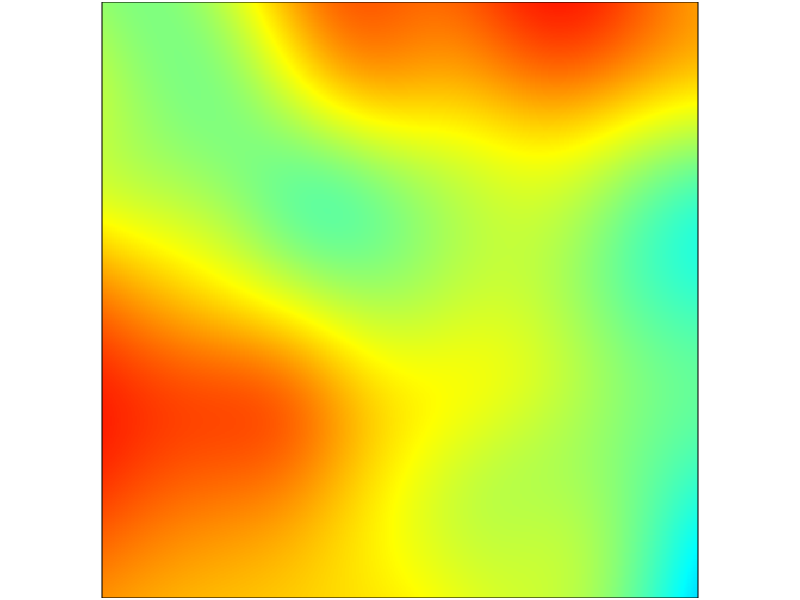
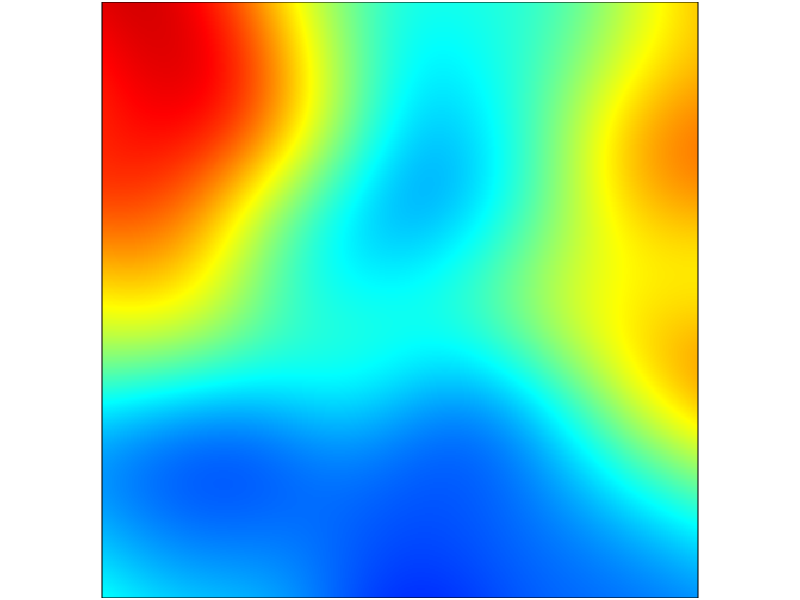
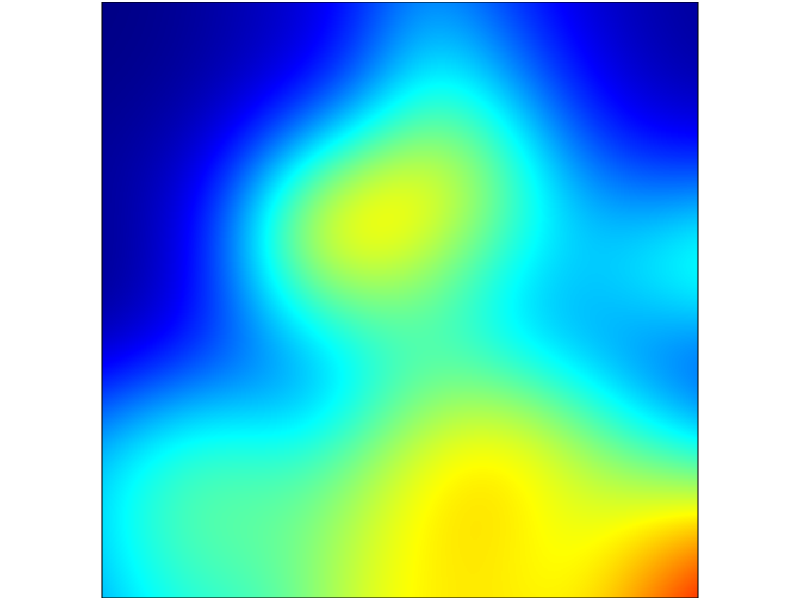
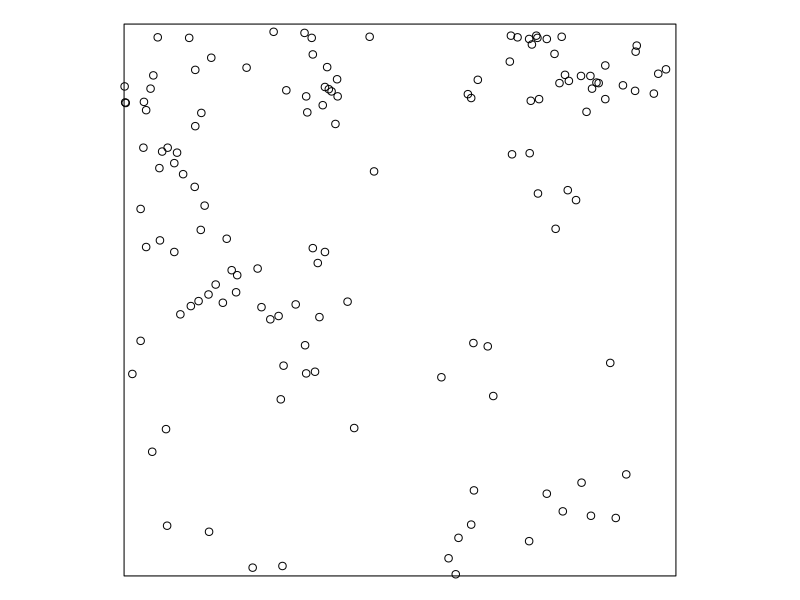
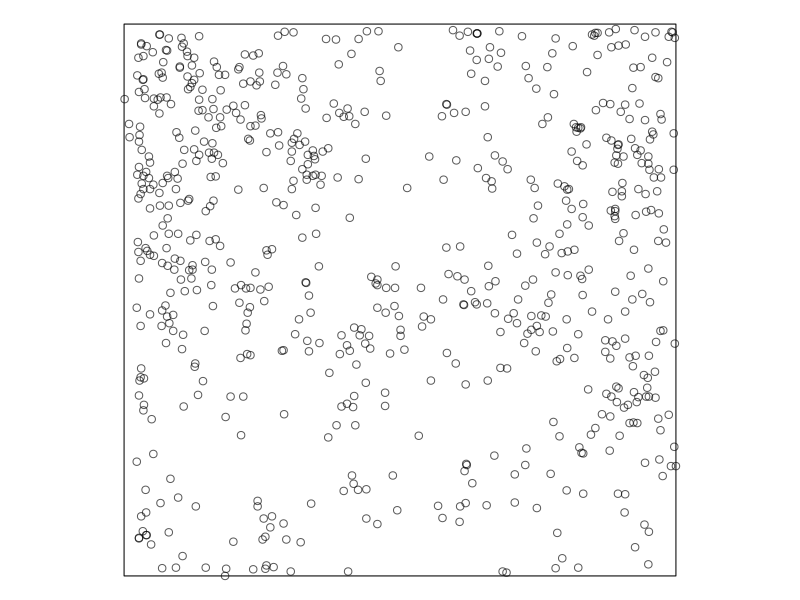
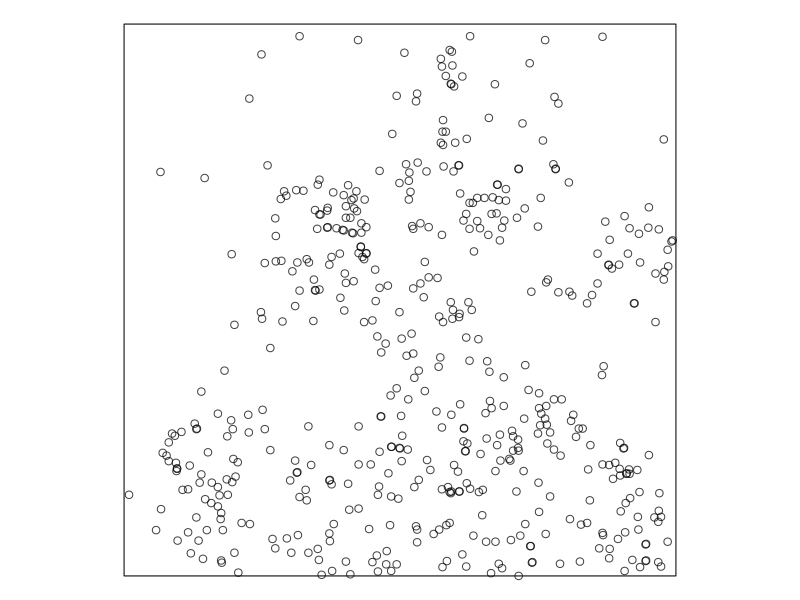
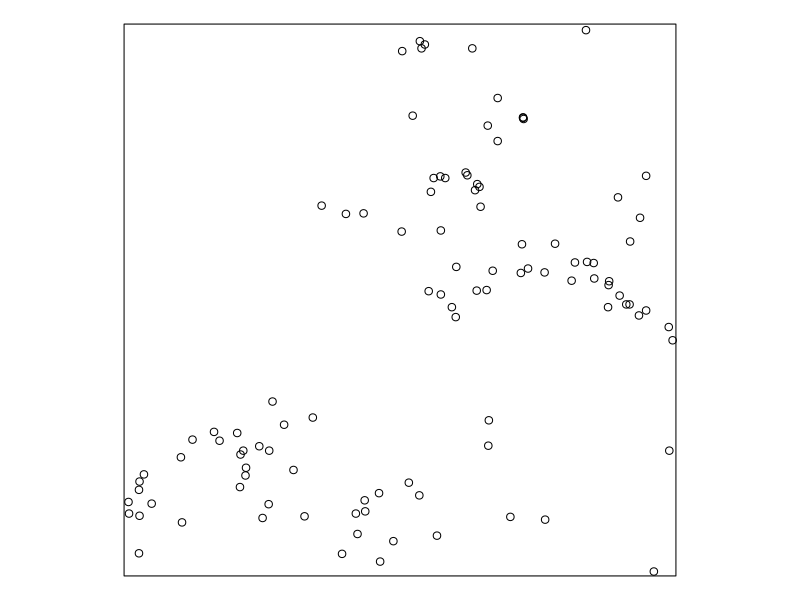
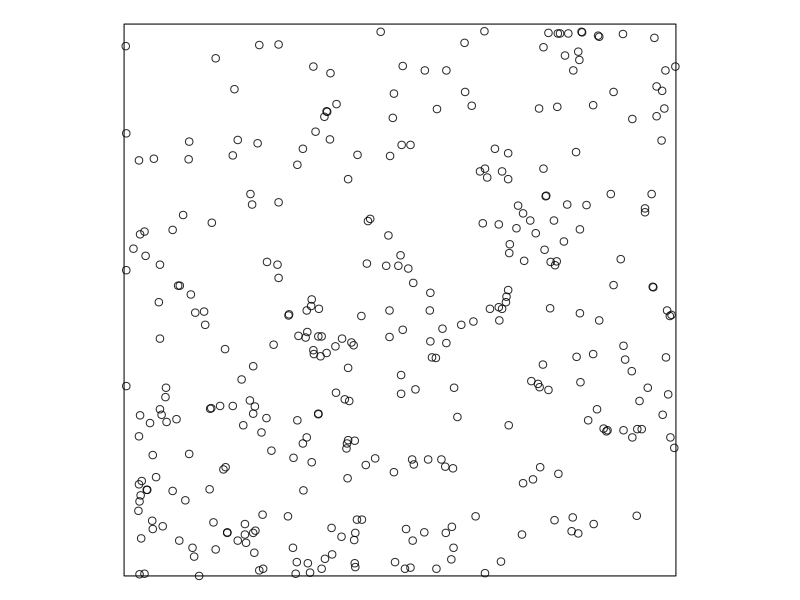

The R source for these figures, in order: (Note: this script raises an error after producing the figures.)
# Lansing wood data analysis
options(error=dump.frames)
exportFigs <- 1
displayFigs <- 0
interaction <- 1
speciesinteraction <- 1
intensity <- 1
ppcf <- 1
dimyx <- ifelse(exportFigs,c(500,500),c(100,100))
nsim <- 3

require("spatstat");
require("RColorBrewer")
data(lansing)
lansingm <- lansing

unitname(lansingm) <- list("metre","metres",1)
ft2m <- round(lansing$window$units$multiplier/3.2808399)
lansingm <- affine(lansingm,diag(c(ft2m,ft2m)))
range <- c(0,150)#lansingm$window$xrange

jet.colors <-
  colorRampPalette(c("#00007F", "blue", "#007FFF", "cyan",
                     "#7FFF7F", "yellow", "#FF7F00", "red", "#7F0000"))

mar_lab <- c(2.5,2.5,1.5,1.0)
mar_tight <- c(0.1,0.1,0.1,0.1)
myplot <- function(...,width=6,height=6,mar=mar_lab,file=FALSE,nodevoff=FALSE,afterfn=NULL,k=NULL) {
	if(displayFigs) {
		quartz()
		par(mar=mar)
		p <- plot(...)
		if(is.function(afterfn)) {
			afterfn(p,k)
		}
		if(!exportFigs) {
			return(p)
		}
	}
	if(exportFigs && file != FALSE) {
		pdf(file=file,width=width,height=height)
		par(mar=mar)
		p <- plot(...)
		if(is.function(afterfn)) {
			afterfn(p,k)
		}
		if(!nodevoff) {
			dev.off()
		}
		return(p)
	}
}
listplot <- function(k,v,file=FALSE,formula=FALSE,main="",...) {
	if(formula != FALSE) {
		p <- myplot(v,formula,file=sprintf(file,k),main=sprintf(main,k),k=k,...)
	} else {
		p <- myplot(v,file=sprintf(file,k),main=sprintf(main,k),k=k,...)
	}
	return(p)
}

nlansing <- lansingm[lansingm$marks!="misc"];
sigma <- 2.5*bw.relrisk(nlansing);


levels(nlansing$marks) <- c("oak","hickory","maple",NA,"oak","oak")

hm <- lansingm[lansingm$marks=="maple" | lansingm$marks=="hickory"];
levels(hm$marks) <- c(NA,"hickory","maple",NA,NA,NA)

oaks <- lansing[grep("oak",lansing$marks)]
levels(oaks$marks) <- c("blackoak",NA,NA,NA,"redoak","whiteoak")

oakhm <- nlansing
levels(oakhm$marks) <- c("oak","hm","hm")


if(intensity) {
	
	rl=relrisk(nlansing,sigma=sigma,dimyx=dimyx)
	
	# smoothed intensities
	mapply(listplot,names(rl),rl,
		MoreArgs=list(
			zlim = c(0, 0.7),
			col=jet.colors(512),
			main="",
			mar=mar_tight,
			ribbon=FALSE,
			file="intensity_relative_%s.pdf",
			width=3,
			height=3
		))
	
	# original point patterns
	mapply(listplot,names(split(lansing)),split(lansing),
		MoreArgs=list(
			main="",
			mar=mar_tight,
			file="lansing_%s.pdf",
			width=3,
			height=3
		))
	
	# combined point patterns
	mapply(listplot,list("oaks","hm","all"),list(oaks,hm,lansing),
		MoreArgs=list(
			use.marks=FALSE,
			pch=21,
			main="",
			mar=mar_tight,
			file="lansing_%s_combined.pdf",
			width=3,
			height=3
		))
}

if(interaction) {
print("INTERACTION")	

	snlansing <- split(nlansing)	

	Lss <- list(oak=snlansing$oak,hm=hm,all=nlansing)
	Ls <- mapply(envelope,Lss,list(Lest,Lest,Lest),
		MoreArgs=list(
			nsim=nsim,savefuns=TRUE,
			correction="Ripley",
			r=seq.int(range[1],range[2],(range[2]-range[1])/500)
		),SIMPLIFY=FALSE)
	
	dens <- density(split(nlansing),
		sigma=sigma)
	
	Lssi <- list(maple=snlansing$maple,hickory=snlansing$hickory)

	Lsi <- mapply(
		envelope,
		Lssi,
		list(Linhom,Linhom),
		simulate=list(expression(rpoispp(dens$maple)),expression(rpoispp(dens$hickory))),
		MoreArgs=list(
			nsim=nsim,savefuns=TRUE,
			correction="Ripley",
			normpower=2,
			sigma=sigma,
			r=seq.int(range[1],range[2],(range[2]-range[1])/500)
		),SIMPLIFY=FALSE)
	

	nms <- names(c(Lssi,Lss))


	mapply(listplot,nms,c(Lsi,Ls),
		MoreArgs=list(
			main="",
			formula=.-r~r,
			file="l_%s.pdf",
			legend=FALSE,
			width=3,
			height=3,
			mar=c(2.0,0.3,0.1,0.3),
			yaxt="n",
			xlim=c(0,150),
			lty=1,
			lwd=2
		))	
}

if(speciesinteraction) {
print("SPECIESINTERACTION")	
	legendfn <- function(p,k) {
				legend(
					'topright',
					c(k,"theoretical"),
					col=p$col[1:2],
					lty=1,
					lwd=2
				)
			}
	legendfn <- NULL

	# CSRI
	i <- c("hickory","hickory","maple")
	j <- c("oak","maple","oak")
	fns <- mapply(function(i,j){
			return(sprintf("%s_%s",i,j))
		},i,j,USE.NAMES=FALSE)
	
	Ls1 <- envelope(
			nlansing,
			Lcross,
			r=seq.int(range[1],range[2],(range[2]-range[1])/500),
			i=i[1],
			j=j[1],
			nsim=nsim,savefuns=TRUE,
			correction="Ripley",
			savepatterns=TRUE)	
			

	Ls <- mapply(
			envelope,
			rep(list(nlansing),2),
			rep(list(Lcross),2),
			i=i[2:3],
			j=j[2:3],
			MoreArgs=list(
				r=seq.int(range[1],range[2],(range[2]-range[1])/500),
				nsim=nsim,savefuns=TRUE,
				simulate=Ls1
			),SIMPLIFY=FALSE)	
	csrd <- c(list(Ls1),Ls)
	
	csrp <- mapply(listplot,fns,csrd,
		MoreArgs=list(
			lwd=2,
			lty=1,
			main="",
			formula=.-r~r,
			file="csri_%s.pdf",
			legend=FALSE,
			width=3,
			height=3,
			mar=c(2.0,0.3,0.1,0.3),
			yaxt="n",
			afterfn=legendfn
		),SIMPLIFY=FALSE)	
	
	# independence of components
print("IOC")
	i <- c("hickory","hickory","maple")
	j <- c("oak","maple","oak")
	fns <- mapply(function(i,j){
			return(sprintf("%s_%s",i,j))
		},i,j,USE.NAMES=FALSE)
	
	
	Ls1 <- envelope(
			nlansing,
			Lcross,
			i=i[1],
			j=j[1],
			r=seq.int(range[1],range[2],(range[2]-range[1])/500),
			nsim=nsim,savefuns=TRUE,
			correction="Ripley",
			simulate = expression(rshift(nlansing)),
			savepatterns=TRUE)	

	Ls <- mapply(
			envelope,
			rep(list(nlansing),2),
			rep(list(Lcross),2),
			i=i[2:3],
			j=j[2:3],
			MoreArgs=list(
				simulate = Ls1,
				r=seq.int(range[1],range[2],(range[2]-range[1])/500),
				nsim=nsim,savefuns=TRUE
			),SIMPLIFY=FALSE)	
	
	iocd <- c(list(Ls1),Ls)

	iocp <- mapply(listplot,fns,iocd,
		MoreArgs=list(
			lwd=2,
			lty=1,
			main="",
			formula=.-r~r,
			file="ioc_%s.pdf",
			legend=FALSE,
			width=3,
			height=3,
			mar=c(2.0,0.3,0.1,0.3),
			yaxt="n",
			afterfn=legendfn
		),SIMPLIFY=FALSE)	

	# random labeling
print("RANDOMLABELING")
	Ldif <- function(X, ..., i) { 
		Lidot <- Ldot(X, ..., i = i) 
		L <- Lest(X, ...)
		return(eval.fv(Lidot - L))
	}

	Ls1 <- envelope(
			nlansing,
			Ldif,
			i="hickory",
			r=seq.int(range[1],range[2],(range[2]-range[1])/500),
			nsim=nsim,savefuns=TRUE,
			correction="Ripley",
			simulate = expression(rlabel(nlansing)),
			savepatterns=TRUE)	

	Ls <- mapply(
			envelope,
			rep(list(nlansing),2),
			rep(list(Ldif),2),
			i=c("oak","maple"),
			MoreArgs=list(
				r=seq.int(range[1],range[2],(range[2]-range[1])/500),
				simulate = Ls1,
				nsim=nsim,savefuns=TRUE
			),SIMPLIFY=FALSE)
	
	rld <- c(list(Ls1),Ls)	
	
	rlp <- mapply(listplot,fns,rld,
		MoreArgs=list(
			main="",
			formula=.~r,
			file="rl_%s.pdf",
			legend=FALSE,
			width=3,
			height=3,
			mar=c(2.0,0.3,0.1,0.3),
			yaxt="n",
		 	lwd=2,
		 	lty=1,
			afterfn=legendfn
		),SIMPLIFY=FALSE)
	
}

if(ppcf) {
print("PPCF")
	dens <- density(split(nlansing))
	# ppcf inhomog
	bw <- 2.5*bw.stoyan(nlansing)
	i <- c("hickory","hickory","maple","hickory","maple","oak")
	j <- c("oak","maple","oak","hickory","maple","oak")
	fns <- mapply(function(i,j){
		return(sprintf("%s_%s",i,j))
	},i,j,USE.NAMES=FALSE)
	
	ppcfdi <- mapply(
			envelope,
			rep(list(nlansing),6),
			rep(list(pcfcross.inhom),6),
			i=i,
			j=j,
			lambdaI=list(dens[[i[1]]],dens[[i[2]]],dens[[i[3]]],dens[[i[6]]],dens[[i[4]]],dens[[i[5]]]),
			lambdaJ=list(dens[[j[1]]],dens[[j[2]]],dens[[j[3]]],dens[[j[6]]],dens[[j[4]]],dens[[j[5]]]),
			MoreArgs=list(
				#r=seq.int(range[1],range[2],(range[2]-range[1])/500),
				simulate=expression(
					rmpoispp(
						dens,
						types=names(dens)
					)
				),
				correction="Ripley",
				bw=bw,
				nsim=nsim,savefuns=TRUE
			),SIMPLIFY=FALSE)


	v <- mapply(listplot,fns[1:3],ppcfdi[1:3],
		MoreArgs=list(
			main="",
			formula=.~r,
			file="ppcfi_%s.pdf",
			legend=FALSE,
			width=3,
			height=3,
			mar=c(2.0,2.0,0.2,0.3),
		 	lwd=2,
		 	lty=1,
			ylim=c(0.3,1.3)
		))	
	v <- mapply(listplot,fns[4:6],ppcfdi[4:6],
		MoreArgs=list(
			main="",
			formula=.~r,
			file="ppcfi_%s.pdf",
			legend=FALSE,
			width=3,
			height=3,
			mar=c(2.0,2.0,0.2,0.3),
		 	lwd=2,
		 	lty=1,
		 	xlim=c(2,70.5)
		))
	

}
